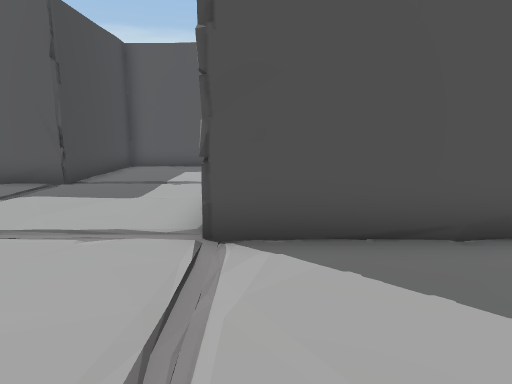
view 1 (above)

17 first-person views from a walk through a scene from a Unity 3-D project. The camera is 1.4 m above the floor, tilts 10° down and sees 75° across. The floor is counted in squares, 1 m on a side. Each view is taken from the middle of a square. On the plan, view 1 faces up. The plan holds only what a view shows up to about 15 squares ahead; the rest is blank. The place goes on beyond the plan. The player is left out. Some animated figures are left out.

view 2
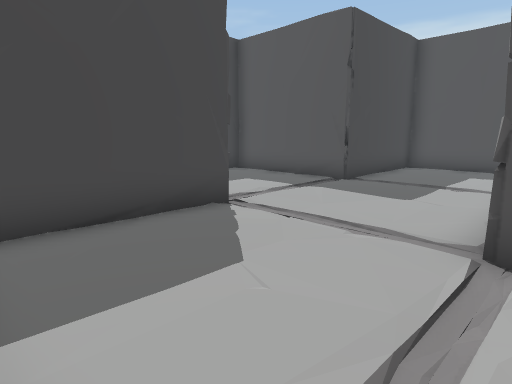

view 3
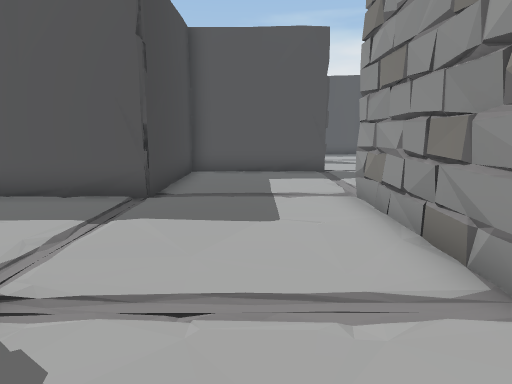

view 4
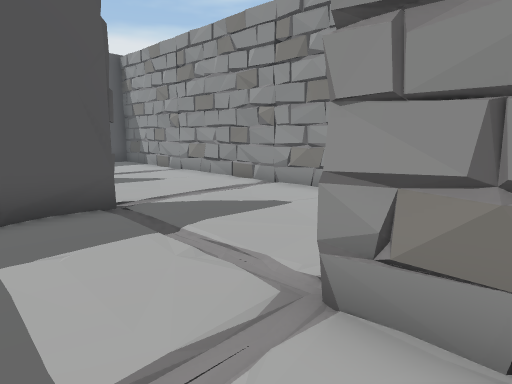

view 5
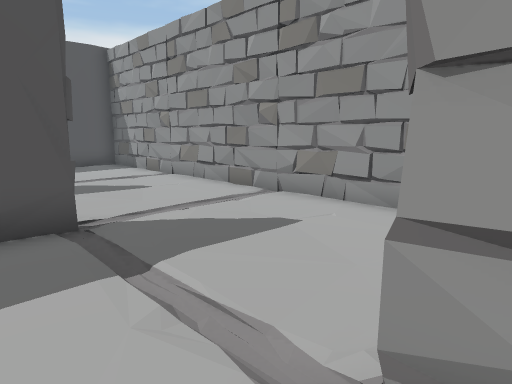

view 6
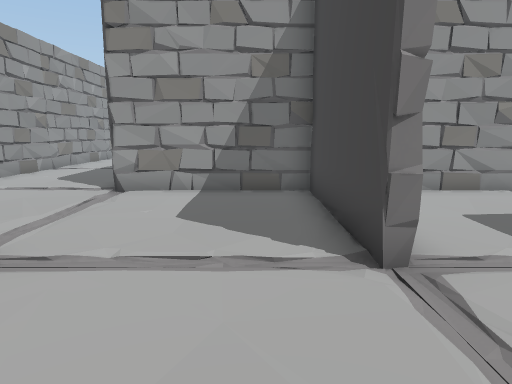

view 7
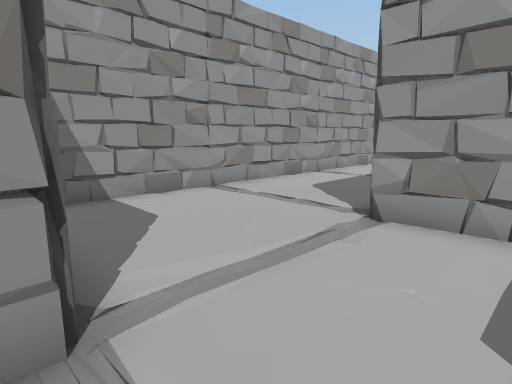

view 8
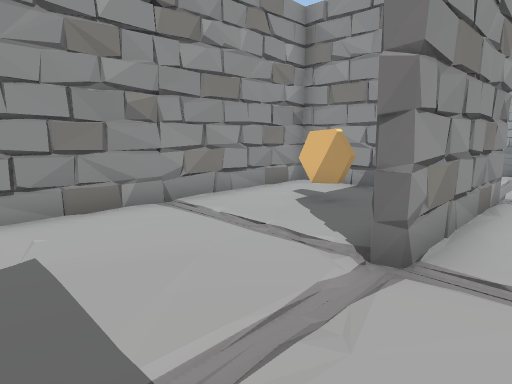

view 9
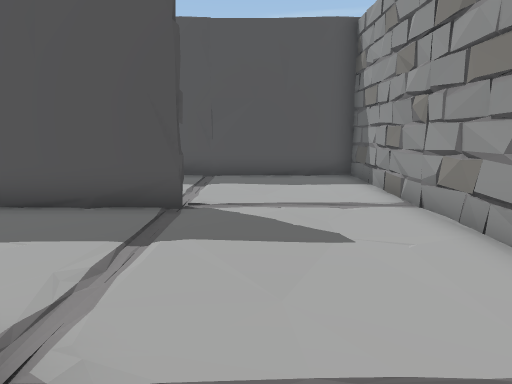

view 10
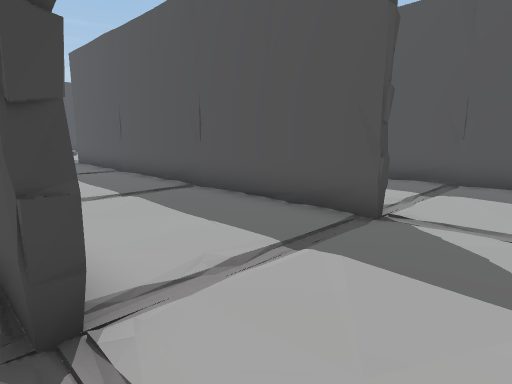

view 11
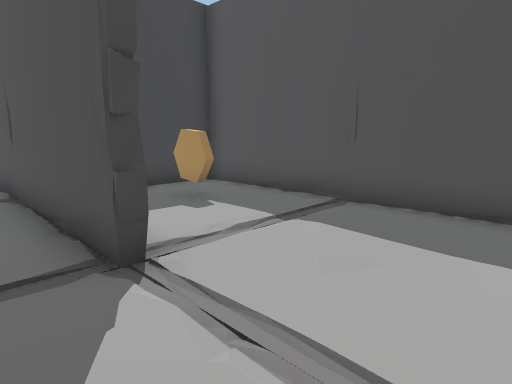

view 12
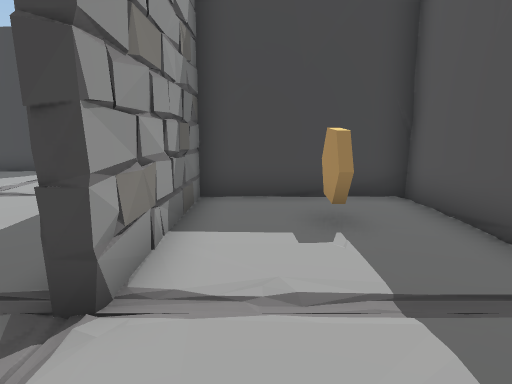

view 13
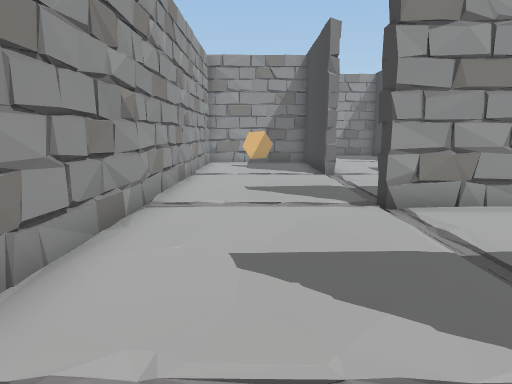

view 14
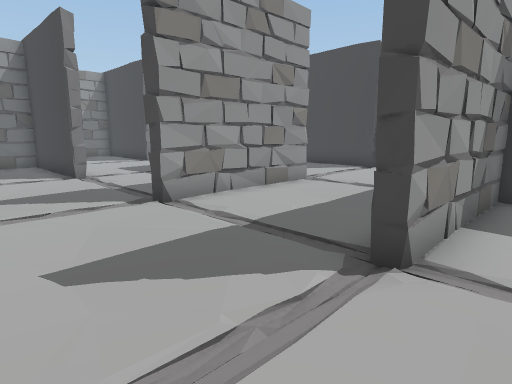

view 15
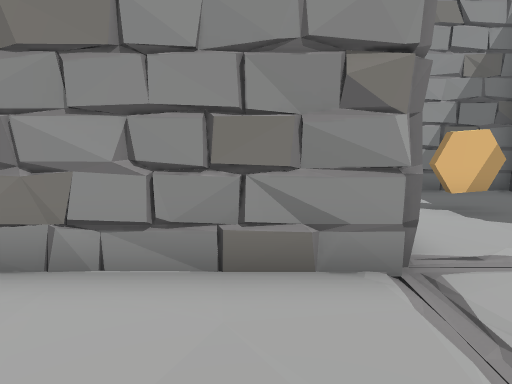

view 16
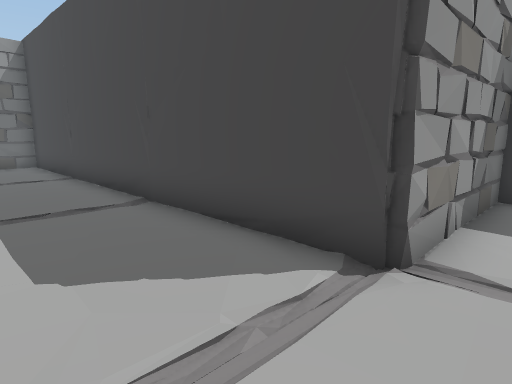

view 17
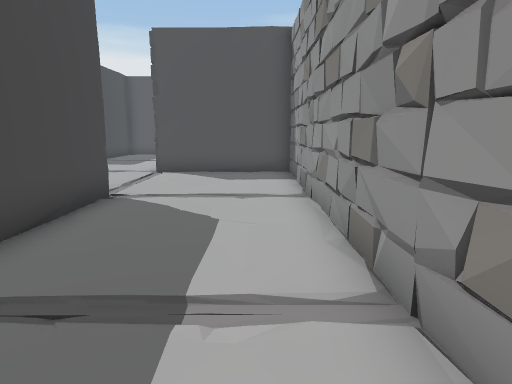

### Floor plan
Points are (right, up) in squares from view 1. A wall is a line through its corners. A room is listed if a view was taken in it or the views show most of it. See-through windows are left out.
Room 1 (views 1, 2, 3, 4, 5, 6, 7, 8, 9, 10, 11, 12, 13, 14, 15, 16, 17)
walls: (-0.7, 8.9) (-0.8, 9.7) (-0.3, 9.7) (-0.3, 4.8) (0.9, 4.7); (-0.7, 9.5) (-0.3, 9.5); (-0.7, 9.5) (-0.3, 9.6); (-0.9, 6.1) (-0.6, 8.4); (-5.3, 9.4) (-8.5, 9.3); (-0.3, 4.7) (4.2, 4.7) (4.3, 5.8); (-0.7, 4.3) (-0.7, 9.5) (-0.3, 9.7); (4.1, 9.7) (4.1, 10.2); (4.3, 9.6) (4.3, 10.1); (-0.3, 14.3) (-5.3, 14.3); (4.3, 7.9) (4.4, 8.4); (4.4, 10.5) (4.4, 11.1); (-0.5, 14.7) (-0.5, 14.4); (-0.5, 14.7) (-0.5, 14.4); (-0.3, 14.7) (-0.3, 14.4); (-3, 14.6) (-2.5, 14.8); (-5.3, 4.6) (-5.3, -0.2) (-3.6, -0.4); (-3.1, 14.8) (-1.6, 14.7); (4.4, 12) (4.2, 12.4); (-5.9, 4.7) (-5.4, 4.7); (-5.8, 4.5) (-5.4, 4.5) (-5.3, 4.2); (-5.8, 4.5) (-5.4, 4.5); (4.4, 12.8) (4.4, 13.3); (-4.5, 14.6) (-3.9, 14.7); (4.2, 4.7) (4.3, 24.3) (-5.3, 24.4) (-5.3, 19.8) (-3.6, 19.6); (-5.4, 14.8) (-3.5, 14.6); (-5.8, 14.5) (-5.3, 14.6) (-5.3, 9.4) (-5.9, 9.3); (-5.9, 14.7) (-0.5, 14.7) (-0.4, 14.4) (-0.9, 14.3); (4.2, 14.5) (4.4, 16.5); (4.4, 2) (4.2, 2.4); (-0.4, -0.2) (-0.3, -0.8); (-0.3, -0.2) (-0.4, -9.6); (-2.2, -0.2) (-1.6, -0.3); (-1.2, -0.3) (-0.3, -0.2) (-0.4, -0.9); (4.1, 1.1) (4.3, 3.1); (4.1, 16.9) (4.3, 18.4); (4.4, 16.9) (4.3, 17.4); (-4.4, -0.3) (-3.8, -0.2); (4.3, 0.6) (4.2, 1.2); (-5.3, -0.2) (-0.3, -0.3); (-0.4, 19.4) (-0.9, 19.3); (-0.4, 19.4) (-8.5, 19.3); (4.2, -0.2) (4.3, 1.2); (-0.5, 19.7) (-0.4, 19.4); (-0.5, 19.7) (-0.5, 19.4); (-0.5, 19.7) (-0.5, 19.4); (-0.3, 19.7) (-0.3, 19.4); (-3, 19.8) (-1.5, 19.7); (-4.4, 19.7) (-3.8, 19.8); (-5.4, 19.4) (-5.9, 19.3); (4.5, -1.1) (4.4, -0.3); (-5.3, 19.8) (-0.5, 19.7); (4.2, 19.7) (4.4, 21.4); (4.2, -2.1) (4.3, -1); (4.3, 20.5) (4.3, 21.1); (4.4, -3) (4.2, -2.6); (4.3, -4.5) (4.2, -3.8); (4.2, -5.5) (4.3, -3.9); (-0.4, 24.4) (-0.9, 24.3); (4.2, -9.4) (4.2, 4.3) (-0.8, 4.3) (-0.7, 5.8)
low walls: (4.1, 10.3) (4.3, 12.1); (4.4, 13.5) (4.5, 14); (4.1, 14) (4.1, 14.5)
objects: coin (-7, 12); coin (-3, 22); coin (2, 7)

Positions as (right, up) in squares from view 1, and headings:
1: (0, 0), facing up
2: (0, 0), facing up-left
3: (-3, 2), facing up
4: (-3, 8), facing up-right
5: (-2, 9), facing up-right
6: (-4, 8), facing down
7: (-3, 5), facing down-right
8: (-2, 13), facing down-right
9: (1, 13), facing up
10: (2, 14), facing up-left
11: (3, 18), facing up-left
12: (2, 21), facing left
13: (2, 21), facing down
14: (3, 21), facing down-left
15: (-4, 18), facing down
16: (3, 1), facing down-left
17: (3, -8), facing up
